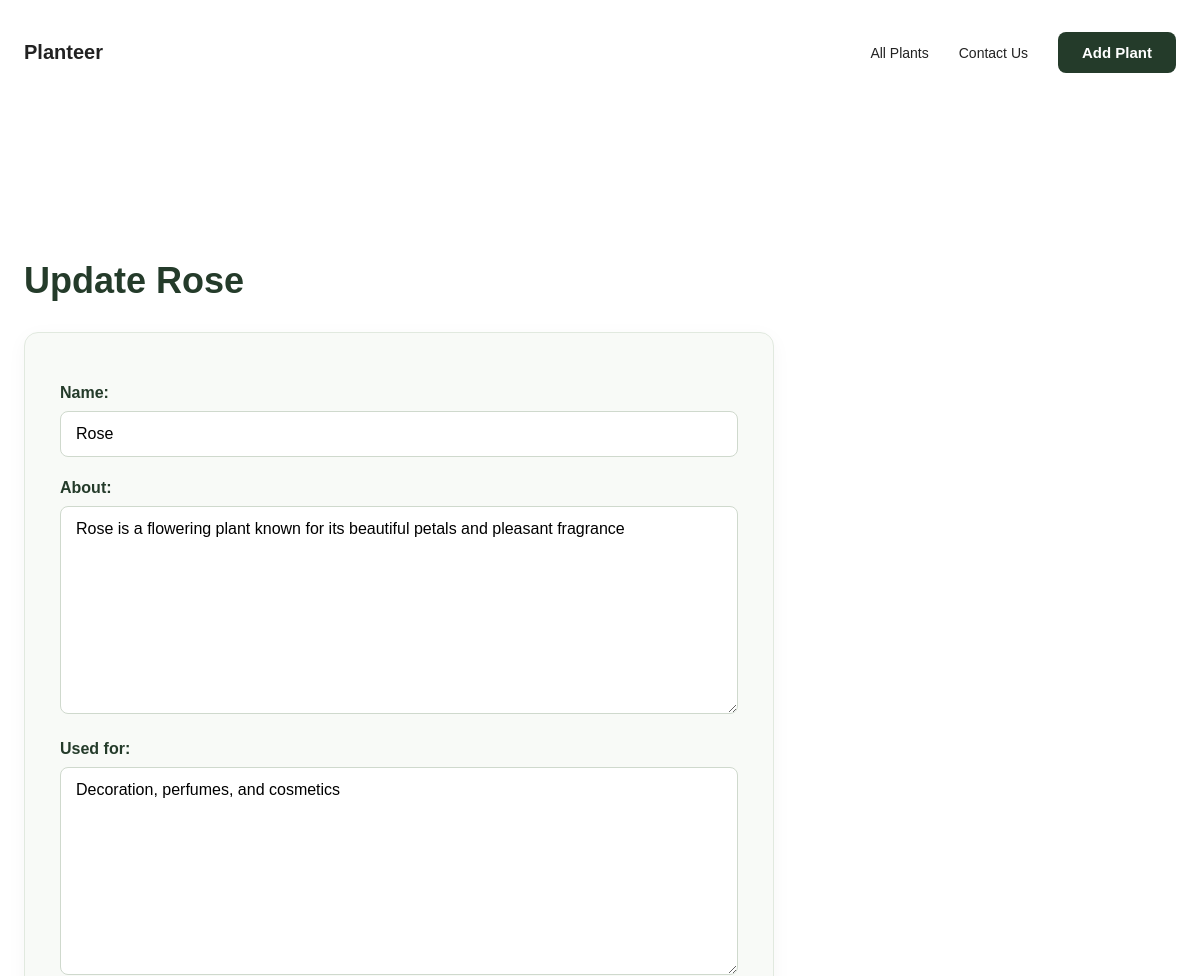
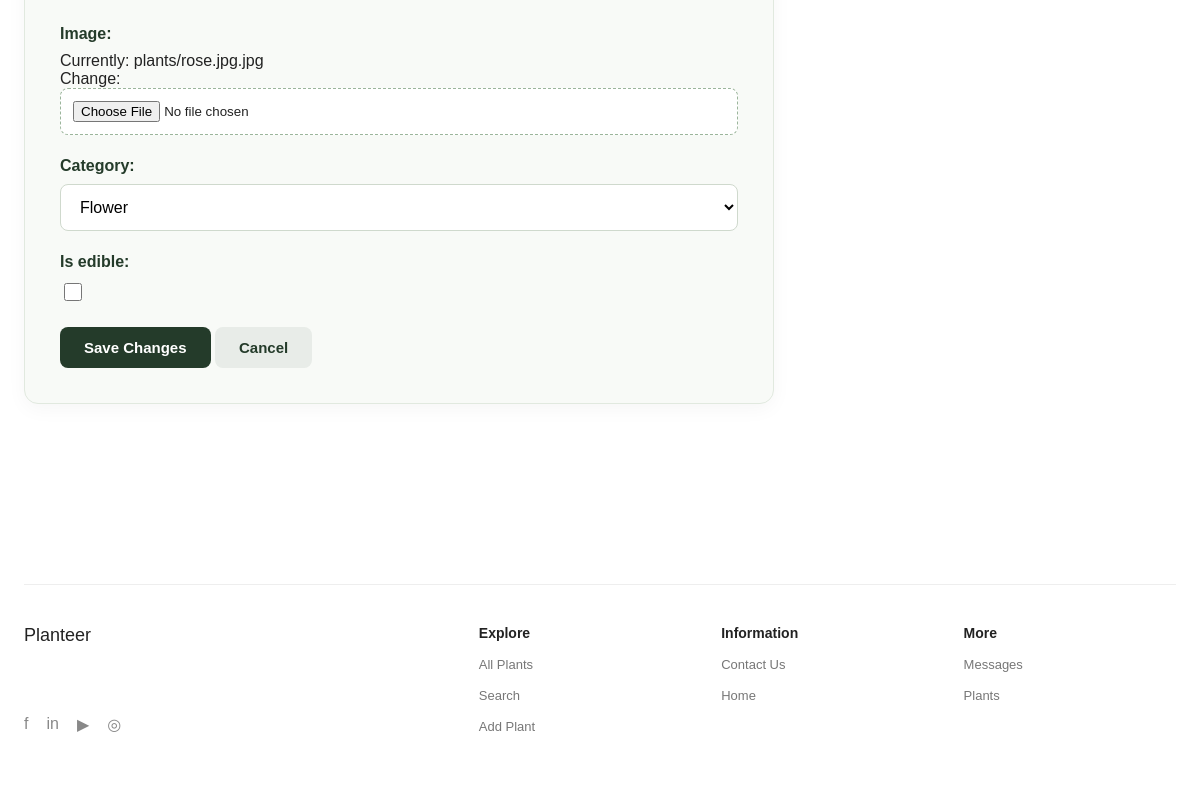
Page /plants/2/update/ on the committed database (2 pictures, top to bottom).
### plants/models.py (models this page shows, shortened)
class Plant(models.Model):
    class CategoryChoices(models.TextChoices):
        TREE = 'Tree', 'Tree'
        FRUIT = 'Fruit', 'Fruit'
        VEGETABLES = 'Vegetables', 'Vegetables'
        FLOWER = 'Flower', 'Flower'
        HERB = 'Herb', 'Herb'
    name = models.CharField(max_length=200)
    about = models.TextField()
    used_for = models.TextField()
    image = models.ImageField(upload_to='plants/')
    category = models.CharField(
        max_length=50,
        choices=CategoryChoices.choices
    )
    is_edible = models.BooleanField(default=False)
    created_at = models.DateTimeField(auto_now_add=True)

### plants/views.py (the view)
# urls.py: path('<int:plant_id>/update/', views.update_plant, name='update_plant'),
def update_plant(request, plant_id):
    plant = get_object_or_404(Plant, id=plant_id)
    if request.method == 'POST':
        form = PlantForm(request.POST, request.FILES, instance=plant)
        if form.is_valid():
            form.save()
            return redirect('plant_detail', plant_id=plant.id)
    else:
        form = PlantForm(instance=plant)
    return render(request, 'plants/update_plant.html', {
        'form': form,
        'plant': plant,
    })

### plants/forms.py
class PlantForm(forms.ModelForm):
    class Meta:
        model = Plant
        fields = [
            'name',
            'about',
            'used_for',
            'image',
            'category',
            'is_edible',
        ]

### plants/templates/plants/update_plant.html (shortened to what this page needs)
{% extends 'main/base.html' %}
{% block content %}
<section class="plants-section">
    <h1>Update {{ plant.name }}</h1>
    <form method="POST" enctype="multipart/form-data" class="plant-form">
        {{ form.as_p }}
        <button type="submit" class="btn">Save Changes</button>
        <a href="{% url 'plant_detail' plant.id %}" class="btn btn-secondary">Cancel</a>
    </form>
</section>
{% endblock %}

### main/static/main/css/style.css (style rules this page uses)
* { box-sizing: border-box; }
body { margin: 0; font-family: Arial, sans-serif; color: #111; background: #fff; }
a { color: inherit; text-decoration: none; }
.btn { background: #000; color: white; border: none; padding: 12px 20px; border-radius: 4px; cursor: pointer; }
.plants-section { margin-top: 60px; }
body { background-color: #ffffff; color: #222; }
.plants-section { padding: 25px 0 60px; }
.plants-section > h1 { font-size: 36px; font-weight: 700; margin-bottom: 30px; color: #243b2a; }
.plants-section > form:not(.filters) { max-width: 750px; padding: 35px; background: #f8faf7; border: 1px solid #e1e9df; border-radius: 14px; box-shadow: 0 5px 20px rgba(0, 0, 0, 0.04); }
.plants-section > form:not(.filters) p { margin-bottom: 22px; }
.plants-section > form:not(.filters) label { display: block; font-weight: 600; margin-bottom: 9px; color: #243b2a; }
.plants-section > form:not(.filters) input[type="text"], .plants-section > form:not(.filters) textarea, .plants-section > form:not(.filters) select { width: 100%; padding: 13px 15px; border: 1px solid #cfd9cd; border-radius: 8px; background: white; font: inherit; }
.plants-section > form:not(.filters) textarea { min-height: 115px; resize: vertical; }
.plants-section > form:not(.filters) input[type="file"] { display: block; width: 100%; padding: 12px; border: 1px dashed #9bb59b; border-radius: 8px; background: #fff; }
.plants-section > form:not(.filters) input[type="checkbox"] { width: 18px; height: 18px; accent-color: #35613a; }
.btn { display: inline-block; background: #243b2a; color: white; padding: 12px 24px; border: none; border-radius: 8px; font-size: 15px; font-weight: 600; text-decoration: none; cursor: pointer; transition: background 0.2s ease; }
.plant-form { max-width: 750px; }
.btn-secondary { background: #e8ece8; color: #243b2a; }

### rows in the picture
Plant: name "Rose", about "Rose is a flowering plant known for its beautiful petals and pleasant fragrance", used_for "Decoration, perfumes, and cosmetics", category "Flower"
